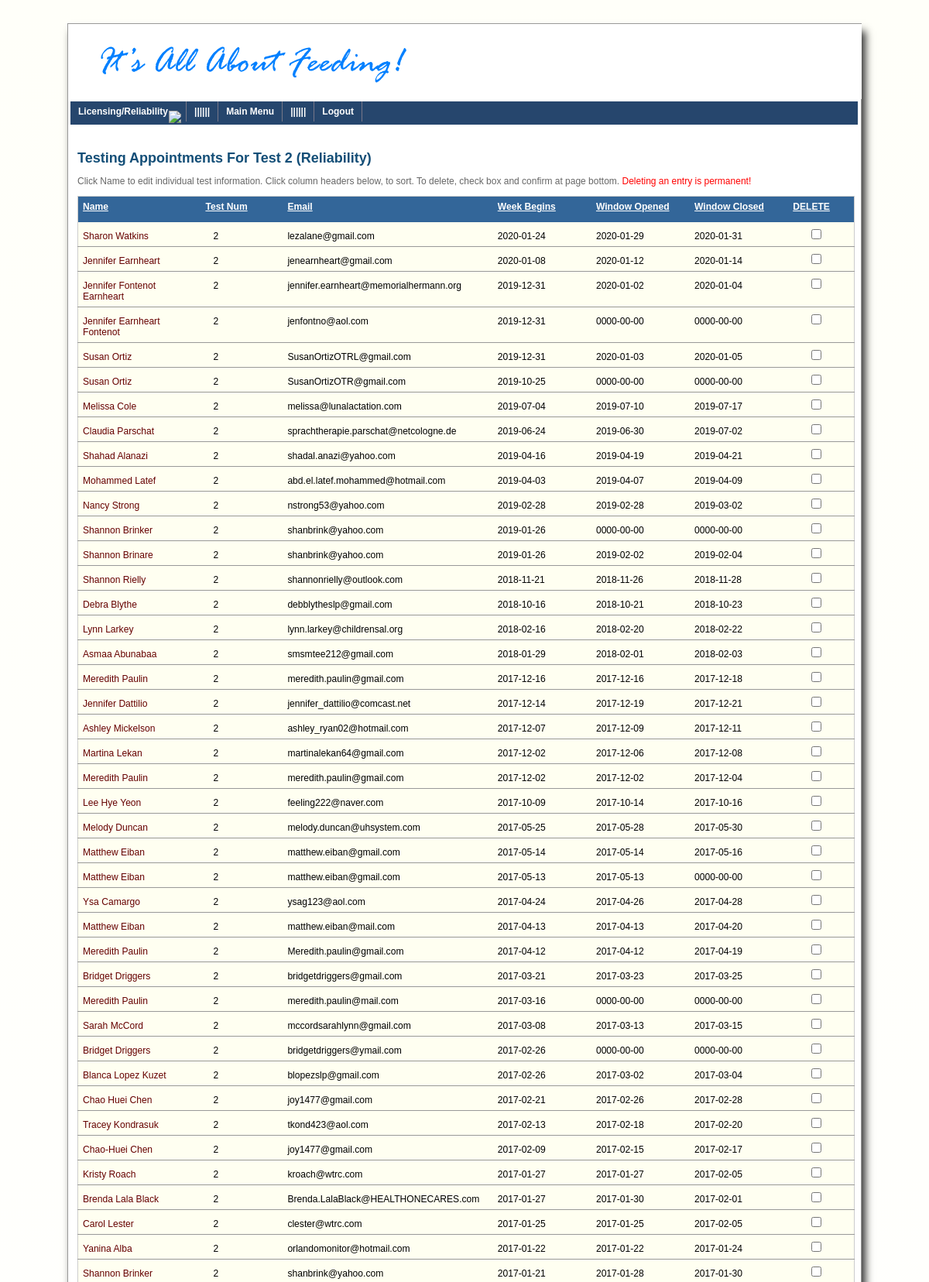
The page /support_bak/index_app_testsked_list.php?sid=2 (signed in, upper part) on the database its author committed.
### tables this page shows
CREATE TABLE `apps_testsked_users` (
  `id` int(11) NOT NULL,
  `entered` date NOT NULL,
  `name` varchar(100) NOT NULL,
  `email` varchar(100) NOT NULL,
  `ordernum` varchar(10) NOT NULL,
  `testnum` int(2) NOT NULL,
  `weekopen` date NOT NULL,
  `weekclose` date NOT NULL,
  `winopen` date NOT NULL,
  `winclose` date NOT NULL
);

### support_bak/_inc/inc_app_testsked.php (called while the page is built, shortened)
<?php
function getSked($sid) {
global $testskedTBL;
   if($link = db_connect_site()) {
	  $sid_search = (isset($sid) && !empty($sid)) ? "SELECT * FROM $testskedTBL WHERE testnum = '{$sid}' ORDER BY weekopen DESC" : "SELECT * FROM $testskedTBL ORDER BY weekopen DESC";
	  if($result = mysqli_query($link, $sid_search)) {
	  return $result;
	  exit;
	  }
   }
   $errorMsg['dbf_problem'] = "Problem: Can't connect to Database";
   return $errorMsg;
   exit;
}
function getSidMsg($sid) {
global $rlli_array;
   if(in_array($sid,$rlli_array)) {
      switch ($sid) {
         case 2:
            return " (Reliability)";
			break;
      }
   }
   return;
   exit;
}
?>

### support_bak/index_app_testsked_list.php (the view, shortened to what this page needs)
<?php
include_once "_inc/_always.php";
include_once "_nav/nav_app_testsked_2.php";
include_once "_inc/inc_app_testsked.php";
$pageTitle    = "Testing Appointments";
$pageSubTitle = "Click Name to edit individual test information. Click column headers below, to sort. To delete, check box and confirm at page bottom.
                 <span class='red'>Deleting an entry is permanent!</span>";
$errorMsg     = array();
if(isset($_REQUEST['sid'])) {
  $sid = $_REQUEST['sid'];
  if(isset($sid) && !empty($sid)) {
     $sid_msg = getSidMsg($sid);
  }
  $pageTitle = $pageTitle . " For Test " . $sid . $sid_msg;
}
$showSked = getSked($sid);
?>
<!DOCTYPE html>
<html>
<head>
<link href="_css/css_cms.css" rel="stylesheet" type="text/css">
<link href="_css/css_nav_top.css" rel="stylesheet" type="text/css">
<link href="_css/css_tables_cms.css" rel="stylesheet" type="text/css">
<?php
echo $jq_ui_themes . "\n";
?>
</head>
<body>
<div id="playground">
  <div id='header'><?php showBigLogo(); ?></div>
  <div id='nav_box'>
     <div id='slidemenu' class='jqueryslidemenu'>
     </div>
  </div>
  <div id='content'>
	  <?php
        if ( isset($pageTitle) && $pageTitle > '') {
            echo "<div class='pageTitle'>" . $pageTitle . "</div>\n";
        }
        if (isset($pageSubTitle) && $pageSubTitle > '') {
           echo "<div class='pageSubTitle'>" . $pageSubTitle . "</div>\n";
        }
      ?>
      <?php
      if(!is_object($showSked) || mysqli_num_rows($showSked) == '0') {
          echo "<table class='member_table'>";
          if(isset($errorMsg) && count($errorMsg)) {
             echo "<tr><td colspan='9'><div class='error_msg'>";
             foreach($errorMsg as $val) {
                echo "Please check: " . $val . "<br>";
             }
             echo "</div></td></tr>";
          }
          echo "<tr><td colspan='9'>No entries found.</td></tr>";
          echo "</table>";
      } else {
          echo "<form method='POST'>\n";
          echo "<table id='myTable' class='member_table'>\n";
		  echo "<THEAD>\n";
          echo "<tr>";
          echo "<th width='15%'>Name</th>";
          echo "<th width='10%'>Test Num</th>";
          echo "<th width='20%'>Email</th>";
          echo "<th width='12%'>Week Begins</th>";
          echo "<th width='12%'>Window Opened</th>";
          echo "<th width='12%'>Window Closed</th>";
          echo "<th width='8%'>DELETE</th></tr>\n";
		  echo "</THEAD>\n";
		  echo "<TBODY>\n";
          while ($row = mysqli_fetch_assoc($showSked)) {
            $mid        = $row['id'];
            $name       = $row['name'];
            $testnum    = $row['testnum'];
            $email      = $row['email'];
            $weekopen   = $row['weekopen'];
 			$winopen   = $row['winopen'];
			$winclose  = $row['winclose'];
            $editPage   = $testskedEdit . "?mid=$mid";
            echo "<tr>\n";
            echo "<td width='15%'><a href='" . $editPage . "'>"  . $name . "</a></td>";
            echo "<td width='10%' class='ctr'>&nbsp;&nbsp;&nbsp;"  . $testnum . "</td>";
            echo "<td width='20%'>"  . $email . "</td>";
            echo ($weekopen == '') ? "<td width='12%'>&nbsp;</td>"  : "<td width='10%'>"  . $weekopen . "</td>";
            echo ($winopen == '') ? "<td width='12%'>NOT STARTED</td>"  : "<td width='10%'>"  . $winopen . "</td>";
            echo ($winclose == '')   ? "<td width='12%'>NOT FINISHED</td>"  : "<td width='10%'>"  . $winclose   . "</td>";
            echo "<td width='8%'>&nbsp;&nbsp;&nbsp;&nbsp;&nbsp;&nbsp;<input type='checkbox' name='del_me[]' value=$mid></td>";
            echo "</tr>\n";
          }
		  echo "</TBODY>\n";
          echo "</table>\n";
          echo "</form>\n";
      }
      ?>
  </div>
</body>
</html>

### support_bak/_css/css_cms.css (style rules this page uses)
html, body, div, span, applet, object, iframe, h1, h2, h3, h4, h5, h6, p, blockquote, pre, a, abbr, acronym, address, big, cite, code, del, dfn, em, img, ins, kbd, q, s, samp, small, strike, strong, sub, sup, tt, var, b, u, i, center, dl, dt, dd, ol, ul, li, fieldset, form, label, legend, table, caption, tbody, tfoot, thead, tr, th, td, article, aside, canvas, details, embed, figure, figcaption, footer, header, hgroup, menu, nav, output, ruby, section, summary, time, mark, audio, video { margin:0; padding:0; border:0; font-size:100%; font:inherit; vertical-align:baseline; }
body { line-height:1; }
table { border-collapse:collapse; border-spacing:0; }
body { width:100% margin:0 auto; padding:0; font: 62.5% Arial, Helvetica, sans-serif; background: #FFFBFB; background: -webkit-gradient(linear, left top, left bottom, from(#FFFFF9), to(#FFFFFF)); background: -moz-linear-gradient(top, #FFFFF9, #FFFFFF); }
#playground { width:80%; max-width:1024px; min-width:1024px; margin:30px auto; background-color:#FFFFFF; border:1px solid #999; -moz-box-shadow: 5px 10px 10px #333333; -webkit-box-shadow: 5px 10px 10px #333333; box-shadow: 5px 10px 10px #333333; }
#header { width:99.9%; height:95px; margin:0; padding:0; border:1px solid #FFFFFF; background: #FFFFFF; }
#content { clear:both; width:98%; margin:30px 12px; padding:0; }
#content .pageTitle { clear:both; font-size: 1.8em; font-weight:bold; color:#134E77; margin-bottom:12px; }
#content .pageSubTitle { font-size:1.2em; color:#666; margin-bottom:12px; }
.red { color:#FF0000; }

### support_bak/_css/css_nav_top.css (style rules this page uses)
#nav_box { width:99.3%; height:30px; margin:3px; background:#26466D; }
.jqueryslidemenu { font: 1.2em Verdana, Geneva, sans-serif; font-weight:bold; background:#26466D; width: 100%; }

### support_bak/_css/css_tables_cms.css (style rules this page uses)
.member_table { width:100%; font:1.1em Arial, Helvetica, sans-serif; border: 1px solid #cccccc; }
.member_table th { text-align:left; height: 21px; padding:6px; font:1.1em Tahoma, Geneva, sans-serif; color: #FFFFFF; background-color: #336699; font-weight:bold; text-decoration:underline; cursor:pointer; }
.member_table tr { height: 18px; }
.member_table td { font-size:1.1em; height:18px; padding:6px; color: #000; background-color: #FFFFF1; border-bottom:1px solid #999; }
.member_table td a, .member_table th a { text-decoration:none; color: #660000; }

### rows shown on the page
apps_testsked_users: name "Sharon Watkins", testnum "2", email "lezalane@gmail.com", weekopen "2020-01-24", winopen "2020-01-29", winclose "2020-01-31"
apps_testsked_users: name "Jennifer Earnheart", testnum "2", email "jenearnheart@gmail.com", weekopen "2020-01-08", winopen "2020-01-12", winclose "2020-01-14"
apps_testsked_users: name "Jennifer Fontenot Earnheart", testnum "2", email "jennifer.earnheart@memorialhermann.org", weekopen "2019-12-31", winopen "2020-01-02", winclose "2020-01-04"
apps_testsked_users: name "Jennifer Earnheart Fontenot", testnum "2", email "jenfontno@aol.com", weekopen "2019-12-31", winopen "0000-00-00", winclose "0000-00-00"
apps_testsked_users: name "Susan Ortiz", testnum "2", email "SusanOrtizOTRL@gmail.com", weekopen "2019-12-31", winopen "2020-01-03", winclose "2020-01-05"
apps_testsked_users: name "Susan Ortiz", testnum "2", email "SusanOrtizOTR@gmail.com", weekopen "2019-10-25", winopen "0000-00-00", winclose "0000-00-00"
apps_testsked_users: name "Melissa Cole", testnum "2", email "melissa@lunalactation.com", weekopen "2019-07-04", winopen "2019-07-10", winclose "2019-07-17"
apps_testsked_users: name "Claudia Parschat", testnum "2", email "sprachtherapie.parschat@netcologne.de", weekopen "2019-06-24", winopen "2019-06-30", winclose "2019-07-02"
apps_testsked_users: name "Shahad Alanazi", testnum "2", email "shadal.anazi@yahoo.com", weekopen "2019-04-16", winopen "2019-04-19", winclose "2019-04-21"
apps_testsked_users: name "Mohammed Latef", testnum "2", email "abd.el.latef.mohammed@hotmail.com", weekopen "2019-04-03", winopen "2019-04-07", winclose "2019-04-09"
apps_testsked_users: name "Nancy Strong", testnum "2", email "nstrong53@yahoo.com", weekopen "2019-02-28", winopen "2019-02-28", winclose "2019-03-02"
apps_testsked_users: name "Shannon Brinker", testnum "2", email "shanbrink@yahoo.com", weekopen "2019-01-26", winopen "0000-00-00", winclose "0000-00-00"
apps_testsked_users: name "Shannon Brinare", testnum "2", email "shanbrink@yahoo.com", weekopen "2019-01-26", winopen "2019-02-02", winclose "2019-02-04"
apps_testsked_users: name "Shannon Rielly", testnum "2", email "shannonrielly@outlook.com", weekopen "2018-11-21", winopen "2018-11-26", winclose "2018-11-28"
apps_testsked_users: name "Debra Blythe", testnum "2", email "debblytheslp@gmail.com", weekopen "2018-10-16", winopen "2018-10-21", winclose "2018-10-23"
apps_testsked_users: name "Lynn Larkey", testnum "2", email "lynn.larkey@childrensal.org", weekopen "2018-02-16", winopen "2018-02-20", winclose "2018-02-22"
apps_testsked_users: name "Asmaa Abunabaa", testnum "2", email "smsmtee212@gmail.com", weekopen "2018-01-29", winopen "2018-02-01", winclose "2018-02-03"
apps_testsked_users: name "Meredith Paulin", testnum "2", email "meredith.paulin@gmail.com", weekopen "2017-12-16", winopen "2017-12-16", winclose "2017-12-18"
apps_testsked_users: name "Jennifer Dattilio", testnum "2", email "jennifer_dattilio@comcast.net", weekopen "2017-12-14", winopen "2017-12-19", winclose "2017-12-21"
apps_testsked_users: name "Ashley Mickelson", testnum "2", email "ashley_ryan02@hotmail.com", weekopen "2017-12-07", winopen "2017-12-09", winclose "2017-12-11"
apps_testsked_users: name "Martina Lekan", testnum "2", email "martinalekan64@gmail.com", weekopen "2017-12-02", winopen "2017-12-06", winclose "2017-12-08"
apps_testsked_users: name "Meredith Paulin", testnum "2", email "meredith.paulin@gmail.com", weekopen "2017-12-02", winopen "2017-12-02", winclose "2017-12-04"
apps_testsked_users: name "Lee Hye Yeon", testnum "2", email "feeling222@naver.com", weekopen "2017-10-09", winopen "2017-10-14", winclose "2017-10-16"
apps_testsked_users: name "Melody Duncan", testnum "2", email "melody.duncan@uhsystem.com", weekopen "2017-05-25", winopen "2017-05-28", winclose "2017-05-30"
apps_testsked_users: name "Matthew Eiban", testnum "2", email "matthew.eiban@gmail.com", weekopen "2017-05-14", winopen "2017-05-14", winclose "2017-05-16"
apps_testsked_users: name "Matthew Eiban", testnum "2", email "matthew.eiban@gmail.com", weekopen "2017-05-13", winopen "2017-05-13", winclose "0000-00-00"
apps_testsked_users: name "Ysa Camargo", testnum "2", email "ysag123@aol.com", weekopen "2017-04-24", winopen "2017-04-26", winclose "2017-04-28"
apps_testsked_users: name "Matthew Eiban", testnum "2", email "matthew.eiban@mail.com", weekopen "2017-04-13", winopen "2017-04-13", winclose "2017-04-20"
apps_testsked_users: name "Meredith Paulin", testnum "2", email "Meredith.paulin@gmail.com", weekopen "2017-04-12", winopen "2017-04-12", winclose "2017-04-19"
apps_testsked_users: name "Bridget Driggers", testnum "2", email "bridgetdriggers@gmail.com", weekopen "2017-03-21", winopen "2017-03-23", winclose "2017-03-25"
apps_testsked_users: name "Meredith Paulin", testnum "2", email "meredith.paulin@mail.com", weekopen "2017-03-16", winopen "0000-00-00", winclose "0000-00-00"
apps_testsked_users: name "Sarah McCord", testnum "2", email "mccordsarahlynn@gmail.com", weekopen "2017-03-08", winopen "2017-03-13", winclose "2017-03-15"
apps_testsked_users: name "Bridget Driggers", testnum "2", email "bridgetdriggers@ymail.com", weekopen "2017-02-26", winopen "0000-00-00", winclose "0000-00-00"
apps_testsked_users: name "Blanca Lopez Kuzet", testnum "2", email "blopezslp@gmail.com", weekopen "2017-02-26", winopen "2017-03-02", winclose "2017-03-04"
apps_testsked_users: name "Chao Huei Chen", testnum "2", email "joy1477@gmail.com", weekopen "2017-02-21", winopen "2017-02-26", winclose "2017-02-28"
apps_testsked_users: name "Tracey Kondrasuk", testnum "2", email "tkond423@aol.com", weekopen "2017-02-13", winopen "2017-02-18", winclose "2017-02-20"
apps_testsked_users: name "Chao-Huei Chen", testnum "2", email "joy1477@gmail.com", weekopen "2017-02-09", winopen "2017-02-15", winclose "2017-02-17"
apps_testsked_users: name "Kristy Roach", testnum "2", email "kroach@wtrc.com", weekopen "2017-01-27", winopen "2017-01-27", winclose "2017-02-05"
apps_testsked_users: name "Brenda Lala Black", testnum "2", email "Brenda.LalaBlack@HEALTHONECARES.com", weekopen "2017-01-27", winopen "2017-01-30", winclose "2017-02-01"
apps_testsked_users: name "Carol Lester", testnum "2", email "clester@wtrc.com", weekopen "2017-01-25", winopen "2017-01-25", winclose "2017-02-05"
apps_testsked_users: name "Yanina Alba", testnum "2", email "orlandomonitor@hotmail.com", weekopen "2017-01-22", winopen "2017-01-22", winclose "2017-01-24"
apps_testsked_users: name "Shannon Brinker", testnum "2", email "shanbrink@yahoo.com", weekopen "2017-01-21", winopen "2017-01-28", winclose "2017-01-30"

### other values the page prints
$pageTitle "Testing Appointments For Test 2 (Reliability)"
